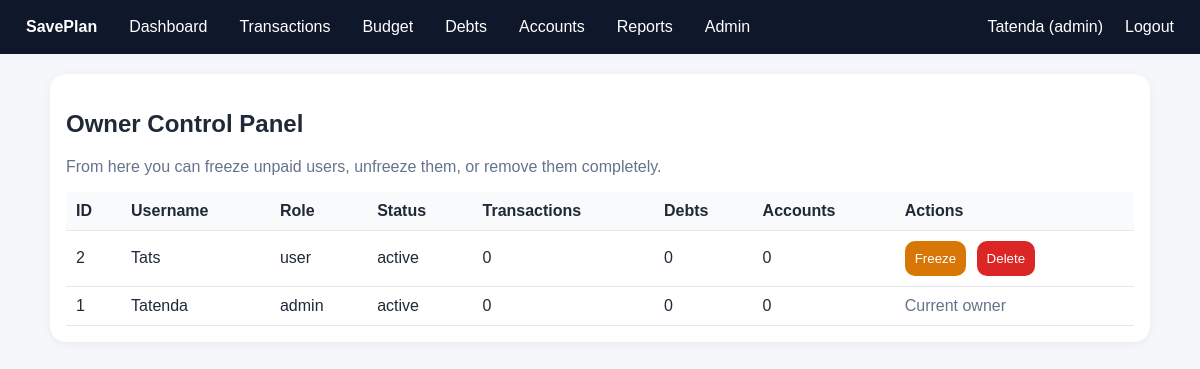
The page /admin (signed in) on the database its author committed.
### tables this page shows
CREATE TABLE users (
    id INTEGER PRIMARY KEY AUTOINCREMENT,
    username TEXT NOT NULL UNIQUE,
    password_hash TEXT NOT NULL,
    role TEXT NOT NULL DEFAULT 'user',
    status TEXT NOT NULL DEFAULT 'active',
    created_at TEXT NOT NULL DEFAULT CURRENT_TIMESTAMP
);

### app/routes.py (the view)
    @app.route('/admin')
    @login_required
    @admin_required
    def admin():
        db = get_db()
        users = db.execute(
            '''SELECT u.*,
                      (SELECT COUNT(*) FROM transactions t WHERE t.user_id = u.id) as tx_count,
                      (SELECT COUNT(*) FROM debts d WHERE d.user_id = u.id) as debt_count,
                      (SELECT COUNT(*) FROM cash_accounts c WHERE c.user_id = u.id) as account_count
               FROM users u ORDER BY u.created_at DESC, u.id DESC'''
        ).fetchall()
        return render_template('admin.html', users=users)

### app/database.py (called while the page is built)
def get_db():
    if 'db' not in g:
        g.db = sqlite3.connect(g.app.config['DATABASE'])
        g.db.row_factory = sqlite3.Row
    return g.db

def init_db(app):
    import os
    os.makedirs(app.instance_path, exist_ok=True)
    @app.before_request
    def inject_app_to_g():
        g.app = app
    with app.app_context():
        db = sqlite3.connect(app.config['DATABASE'])
        db.executescript(SCHEMA)
        db.commit()
        db.close()
    app.teardown_appcontext(close_db)

### app/routes.py (called while the page is built)
def login_required(view):
    @wraps(view)
    def wrapped(*args, **kwargs):
        if 'user_id' not in session:
            return redirect(url_for('login'))
        return view(*args, **kwargs)
    return wrapped

def admin_required(view):
    @wraps(view)
    def wrapped(*args, **kwargs):
        if session.get('role') != 'admin':
            abort(403)
        return view(*args, **kwargs)
    return wrapped

### app/templates/admin.html
{% extends 'base.html' %}
{% block content %}
<div class="card">
  <h2>Owner Control Panel</h2>
  <p class="muted">From here you can freeze unpaid users, unfreeze them, or remove them completely.</p>
  <table>
    <tr><th>ID</th><th>Username</th><th>Role</th><th>Status</th><th>Transactions</th><th>Debts</th><th>Accounts</th><th>Actions</th></tr>
    {% for user in users %}
    <tr>
      <td>{{ user.id }}</td>
      <td>{{ user.username }}</td>
      <td>{{ user.role }}</td>
      <td>{{ user.status }}</td>
      <td>{{ user.tx_count }}</td>
      <td>{{ user.debt_count }}</td>
      <td>{{ user.account_count }}</td>
      <td>
        {% if user.id != session.get('user_id') %}
          {% if user.status == 'active' %}
            <form class="inline-form" method="post" action="{{ url_for('freeze_user', user_id=user.id) }}"><button class="btn-warning" type="submit">Freeze</button></form>
          {% else %}
            <form class="inline-form" method="post" action="{{ url_for('unfreeze_user', user_id=user.id) }}"><button class="btn-secondary" type="submit">Unfreeze</button></form>
          {% endif %}
          <form class="inline-form" method="post" action="{{ url_for('delete_user', user_id=user.id) }}" onsubmit="return confirm('Delete this user and all their data?');"><button class="btn-danger" type="submit">Delete</button></form>
        {% else %}
          <span class="muted">Current owner</span>
        {% endif %}
      </td>
    </tr>
    {% endfor %}
  </table>
</div>
{% endblock %}

### app/templates/base.html (shortened to what this page needs)
<!doctype html>
<html lang="en">
<head>
</head>
<body>
  <div class="nav">
    <a href="{{ url_for('index') }}"><strong>SavePlan</strong></a>
    {% if session.get('user_id') %}
      <a href="{{ url_for('dashboard') }}">Dashboard</a>
      <a href="{{ url_for('transactions') }}">Transactions</a>
      <a href="{{ url_for('budget') }}">Budget</a>
      <a href="{{ url_for('debts') }}">Debts</a>
      <a href="{{ url_for('accounts') }}">Accounts</a>
      <a href="{{ url_for('reports') }}">Reports</a>
      {% if session.get('role') == 'admin' %}
      <a href="{{ url_for('admin') }}">Admin</a>
      {% endif %}
      <span class="right">{{ session.get('username') }} ({{ session.get('role') }})</span>
      <a href="{{ url_for('logout') }}">Logout</a>
    {% else %}
      <a href="{{ url_for('login') }}">Login</a>
      <a href="{{ url_for('register') }}">Register</a>
    {% endif %}
  </div>
  <div class="wrap">
    {% block content %}{% endblock %}
  </div>
</body>
</html>

### app/templates/base.html (style rules this page uses)
body { font-family: Arial, sans-serif; margin: 0; background: #f5f7fb; color: #1f2937; }
.nav { background: #0f172a; color: white; padding: 12px 16px; display: flex; gap: 12px; flex-wrap: wrap; align-items: center; }
.nav a { color: white; text-decoration: none; padding: 6px 10px; border-radius: 8px; }
.wrap { max-width: 1100px; margin: 20px auto; padding: 0 16px; }
.card { background: white; border-radius: 16px; padding: 16px; box-shadow: 0 2px 10px rgba(0,0,0,0.06); margin-bottom: 16px; }
table { width: 100%; border-collapse: collapse; }
th, td { border-bottom: 1px solid #e5e7eb; padding: 10px; text-align: left; }
th { background: #f8fafc; }
input, select, button, textarea { width: 100%; padding: 10px; border: 1px solid #cbd5e1; border-radius: 10px; box-sizing: border-box; }
button { background: #2563eb; color: white; border: 0; cursor: pointer; }
.btn-danger { background: #dc2626; }
.btn-warning { background: #d97706; }
.muted { color: #64748b; }
.right { margin-left: auto; }
.inline-form { display: inline-block; margin-right: 6px; }

### rows shown on the page
users: get "Tatenda", get "admin", id "1", username "Tatenda", role "admin", status "active", tx_count "0", debt_count "0", account_count "0", shows "Current owner"
users: id "2", username "Tats", role "user", status "active", tx_count "0", debt_count "0", account_count "0"
